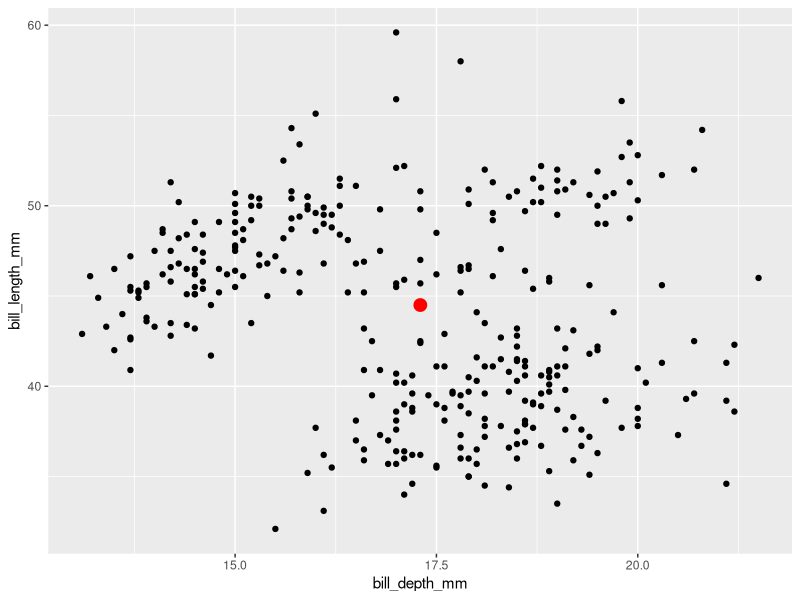
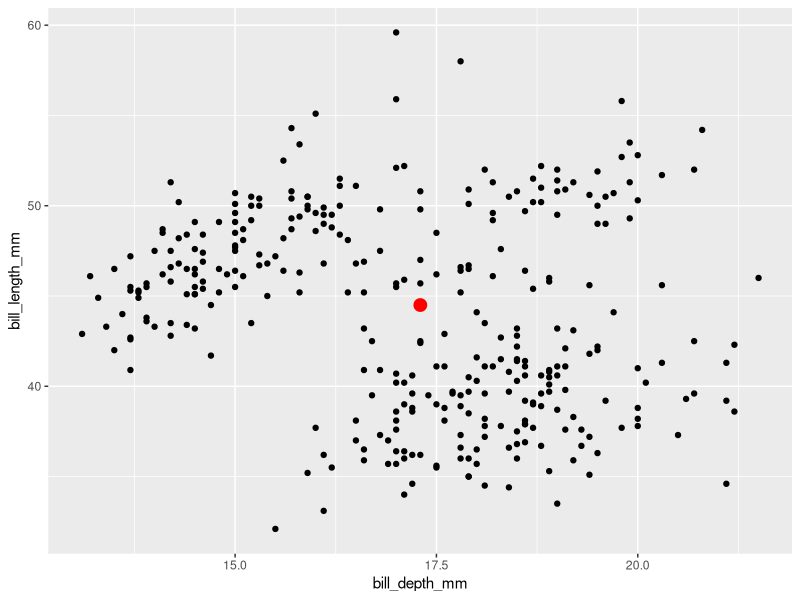
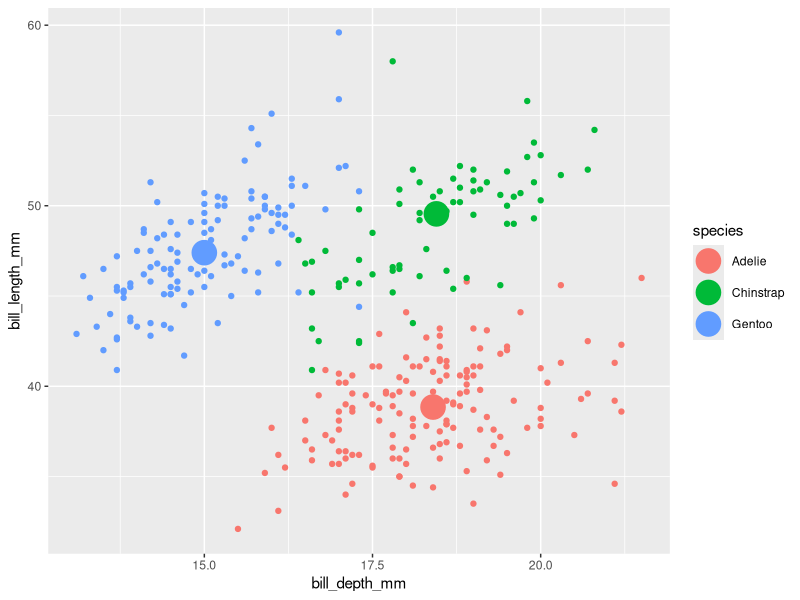
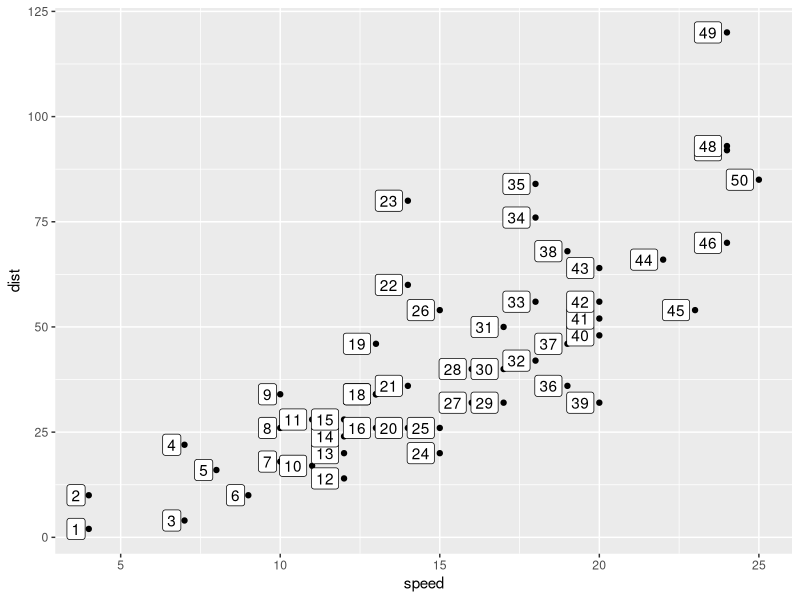
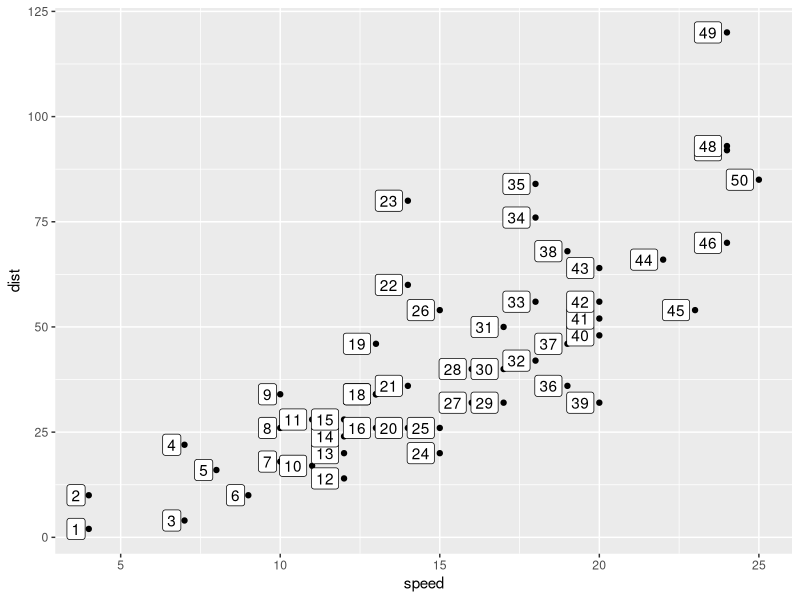
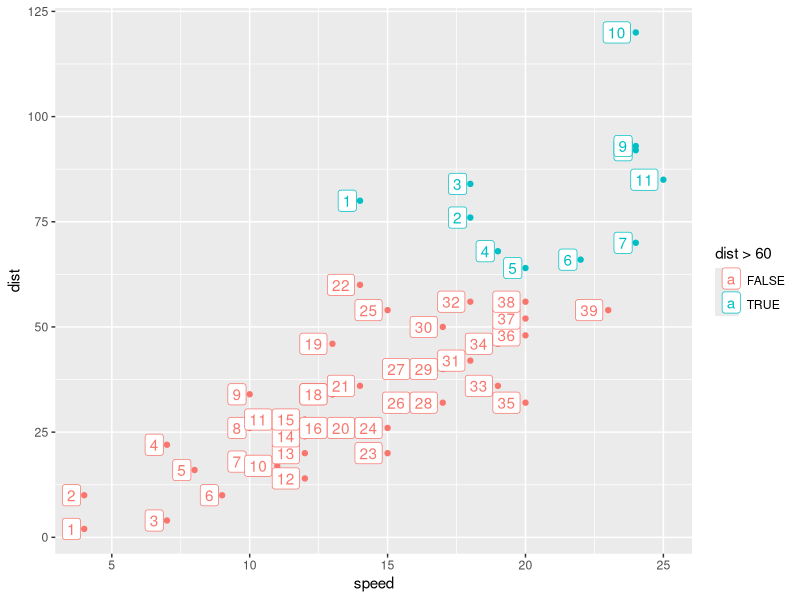
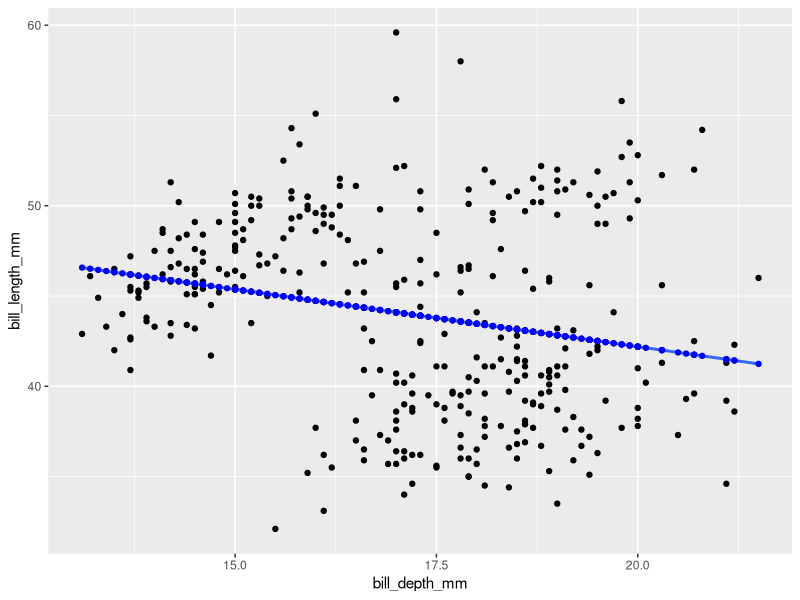
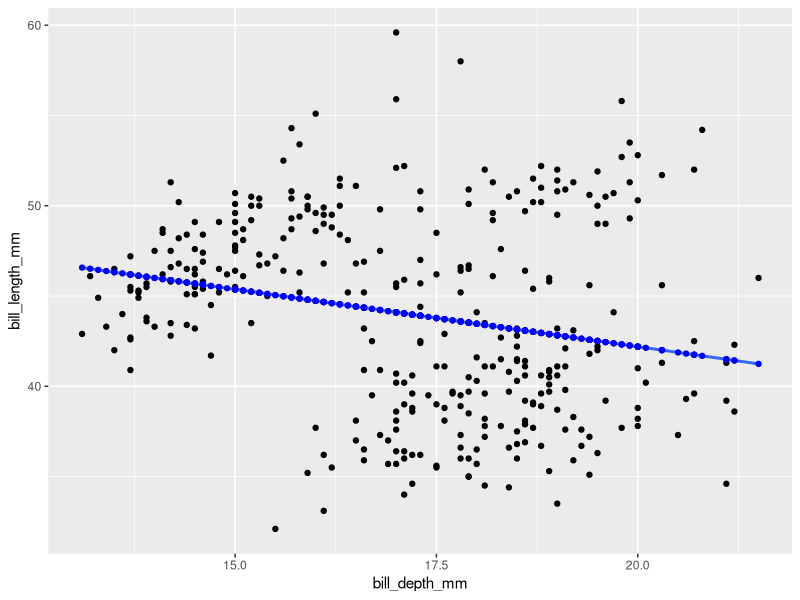

These figures' R source, in order:
## ---- chunk 1
library(tidyverse)
library(palmerpenguins)
# handling missingness is not a discussion of this tutorial, so we'll only use complete cases
penguins <- remove_missing(penguins) 
## ---- chunk 2
knitr::opts_chunk$set(echo = TRUE, message = F, warning = F)
## ---- chunk 3
penguins_medians <- penguins %>% 
  summarize(bill_length_mm_median = median(bill_length_mm),
            bill_depth_mm_median = median(bill_depth_mm))

penguins %>% 
  ggplot() + 
  aes(x = bill_depth_mm) + 
  aes(y = bill_length_mm) + 
  geom_point() + 
  geom_point(data = penguins_medians,
    color = "red", size = 4,
             aes(x = bill_depth_mm_median,
                 y = bill_length_mm_median))

## ---- chunk 4
# Step 1.a
compute_group_xy_medians <- function(data, scales){ #  scales is used internally in ggplot2
  data %>% 
    summarize(x = median(x),
            y = median(y))
}

# Step 1.b
penguins %>%
  # prep data to look like it will inside of ggplot2
  rename(x = bill_depth_mm,       # ggplot2 will work with *aes* column names
         y = bill_length_mm) %>%  # therefore rename is required to used the compute function
  select(x, y) %>%  # ggplot will use only variables, i.e. variables mapped to aesthetics for your target layer
  compute_group_xy_medians()
## ---- chunk 5
StatXYMedians <- ggplot2::ggproto(`_class` = "StatXYMedians",
                                  `_inherit` = ggplot2::Stat,
                                  required_aes = c("x", "y"),
                                  compute_group = compute_group_xy_medians)
## ---- chunk 6
geom_point_xy_medians <- function(mapping = NULL, data = NULL,
                           position = "identity", na.rm = FALSE,
                           show.legend = NA,
                           inherit.aes = TRUE, ...) {
  ggplot2::layer(
    stat = StatXYMedians,        # proto object from step 2
    geom = ggplot2::GeomPoint,   # inherit other behavior
    data = data, 
    mapping = mapping,
    position = position, 
    show.legend = show.legend, 
    inherit.aes = inherit.aes,
    params = list(na.rm = na.rm, ...)
  )
}
## ---- chunk 7
penguins %>%
  ggplot() +
  aes(x = bill_depth_mm, y = bill_length_mm) +
  geom_point() +
  geom_point_xy_medians(color = "red", size = 4)
## ---- chunk 8
penguins %>%
  ggplot()+
  aes(x = bill_depth_mm, 
      y = bill_length_mm, 
      color = species)+
  geom_point()+
  geom_point_xy_medians(size = 8)
## ---- chunk 9
layer_data(last_plot(), 
           i = 2) # indicate which layer from the last plot
## ---- chunk 10
# step 0: use base ggplot2

# step 1: write your compute_group function (and test)

# step 2: write ggproto with compute_group as an input

# step 3: write your geom_*() function with ggproto as an input

# step 4: enjoy!


## ---- chunk 11
# step 0.a
cars %>% 
  mutate(id_number = 1:n()) %>% 
  ggplot() + 
  aes(x = speed, y = dist) + 
  geom_point() + 
  geom_label(aes(label = id_number), 
             hjust = 1.2)

# step 0.b
layer_data(last_plot(), i = 2) %>% 
  head()
## ---- chunk 12
# you won't use the scales argument, but ggplot will later
compute_group_row_number <- function(data, scales){
  
  data %>% 
    # add an additional column called label
    # the geom we inherit from requires the label aesthetic
    mutate(label = 1:n())
  
}

# step 1b test the computation function 
cars %>% 
  # input must have required aesthetic inputs as columns
  rename(x = speed, y = dist) %>% 
  compute_group_row_number() %>% 
  head()
## ---- chunk 13
StatRownumber <- ggplot2::ggproto(`_class` = "StatRownumber",
                                  `_inherit` = ggplot2::Stat,
                                  required_aes = c("x", "y"),
                                  compute_group = compute_group_row_number)
## ---- chunk 14
geom_label_row_number <- function(mapping = NULL, data = NULL,
                           position = "identity", na.rm = FALSE,
                           show.legend = NA,
                           inherit.aes = TRUE, ...) {
  ggplot2::layer(
    stat = StatRownumber, # proto object from Step 2
    geom = ggplot2::GeomLabel, # inherit other behavior, this time Label
    data = data, 
    mapping = mapping,
    position = position, 
    show.legend = show.legend, 
    inherit.aes = inherit.aes,
    params = list(na.rm = na.rm, ...)
  )
}
## ---- chunk 15
cars %>% 
  ggplot() + 
  aes(x = speed, y = dist) + 
  geom_point() + 
  geom_label_row_number(hjust = 1.2) # function in action
## ---- chunk 16
last_plot() + 
  aes(color = dist > 60) # Computation is within group
## ---- chunk 17
paste0("(", 1, ", ",3., ")")
## ---- chunk 18
# step 0: use base ggplot2

# step 1: write your compute_group function (and test)

# step 2: write ggproto with compute_group as an input

# step 3: write your geom_*() function with ggproto as an input

# step 4: enjoy!


## ---- chunk 19
model <- lm(formula = bill_length_mm ~ bill_depth_mm, 
            data = penguins) 

penguins_w_fitted <- penguins %>% 
  mutate(fitted = model$fitted.values)


penguins %>% 
  ggplot() + 
  aes(x = bill_depth_mm, y = bill_length_mm) +
  geom_point() + 
  geom_smooth(method = "lm", se = F) + 
  geom_point(data = penguins_w_fitted,
             aes(y = fitted),
             color = "blue")
## ---- chunk 20
compute_group_lm_fitted<- function(data, scales){
  model<-lm(formula= y ~ x, data = data)
  data %>% 
    mutate(y=model$fitted.values)
}

# test out the function
penguins %>%
  # rename to explicitly state the x and y inputs
  rename(x = bill_depth_mm, y = bill_length_mm)%>%
  compute_group_lm_fitted()
## ---- chunk 21
StatLmFitted<-ggplot2::ggproto(`_class` = "StatLmFitted",
                                  `_inherit` = ggplot2::Stat,
                                  required_aes = c("x", "y"),
                                  compute_group = compute_group_lm_fitted)
## ---- chunk 22
geom_point_lm_fitted <- function(mapping = NULL, data = NULL,
                           position = "identity", na.rm = FALSE,
                           show.legend = NA,
                           inherit.aes = TRUE, ...) {
  ggplot2::layer(
    stat = StatLmFitted, # proto object from step 2
    geom = ggplot2::GeomPoint, # inherit other behavior
    data = data, 
    mapping = mapping,
    position = position, 
    show.legend = show.legend, 
    inherit.aes = inherit.aes,
    params = list(na.rm = na.rm, ...)
  )
}
## ---- chunk 23
penguins %>% 
  ggplot() + 
  aes(x = bill_depth_mm, y = bill_length_mm) +
  geom_point() + 
  geom_smooth(method="lm", se= F)+
  geom_point_lm_fitted(color="blue")
## ---- chunk 24
penguins %>% 
  ggplot() + 
  aes(x = bill_depth_mm, y = bill_length_mm) +
  geom_point() + 
  geom_smooth(method="lm", se= F) +
  geom_point_lm_fitted() + 
  facet_wrap(facets = vars(species))
## ---- chunk 25
# step 0: use base ggplot2
model <- lm(formula = bill_length_mm ~ bill_depth_mm, 
            data = penguins) 

penguins_w_fitted <- penguins %>% 
  mutate(fitted = model$fitted.values)

penguins %>% 
  ggplot() + 
  aes(x = bill_depth_mm, y = bill_length_mm) +
  geom_point() + 
  geom_smooth(method = "lm", se = F) + 
  geom_segment(data = penguins_w_fitted,
             aes(yend = fitted, xend = bill_depth_mm),
             color = "blue")

# step 1: write your compute_group function (and test)

# step 2: write ggproto with compute_group as an input

# step 3: write your geom_*() function with ggproto as an input

# step 4: enjoy!


